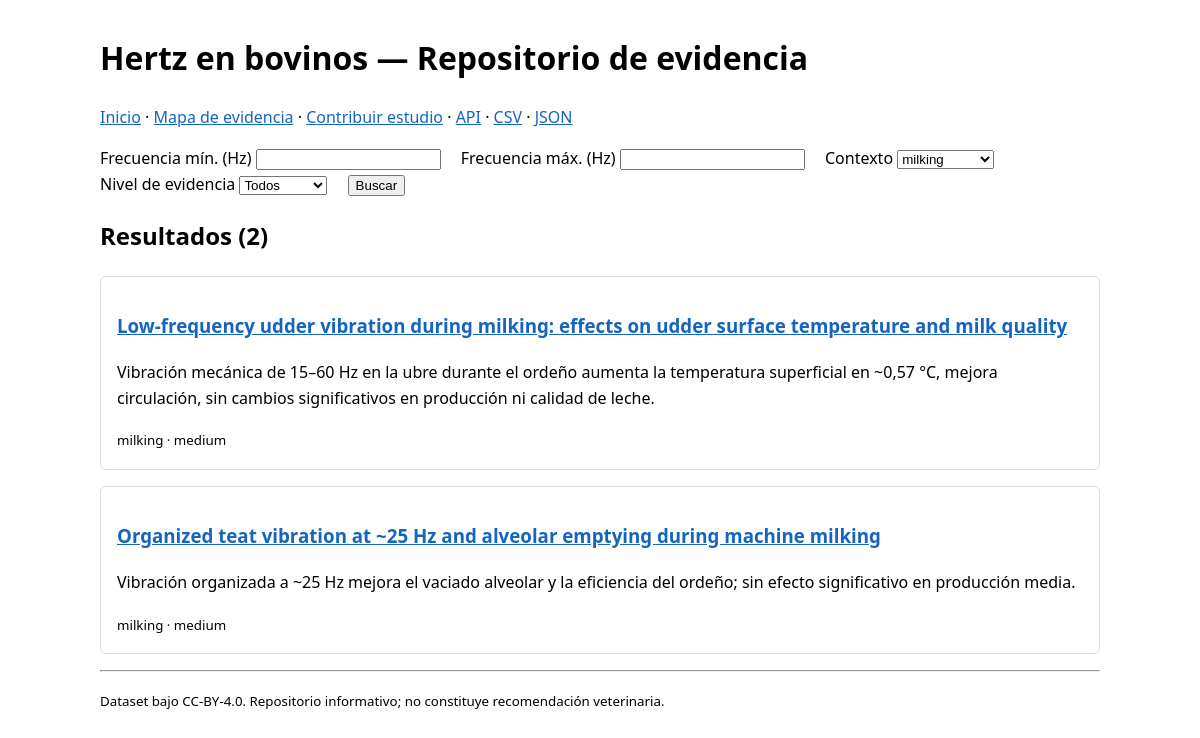
The page /index.php?context=milking on the database its author committed.
### tables this page shows
CREATE TABLE studies (
    id INT UNSIGNED AUTO_INCREMENT PRIMARY KEY,
    title VARCHAR(500) NOT NULL,
    authors VARCHAR(1000) NULL,
    publication_year SMALLINT UNSIGNED NULL,
    doi VARCHAR(200) NULL,
    url VARCHAR(700) NULL,
    source_type ENUM('paper','patent','review','thesis','report') NOT NULL DEFAULT 'paper',
    species ENUM('dairy_cows','beef_cattle','calves','mixed') NOT NULL DEFAULT 'dairy_cows',
    context ENUM('milking','feeding','transport','growth','reproduction','housing','other') NOT NULL DEFAULT 'other',
    summary TEXT NULL,
    evidence_level ENUM('high','medium','low','preliminary') NOT NULL DEFAULT 'preliminary',
    created_at TIMESTAMP DEFAULT CURRENT_TIMESTAMP,
    updated_at TIMESTAMP DEFAULT CURRENT_TIMESTAMP ON UPDATE CURRENT_TIMESTAMP,
    INDEX idx_context (context),
    INDEX idx_species (species),
    INDEX idx_evidence (evidence_level)
);

### public/index.php (called while the page is built, shortened)
<?php
require_once __DIR__ . '/../src/Repositories/StudyRepository.php';
$repo = new StudyRepository(db());
$minHz    = isset($_GET['min']) && $_GET['min'] !== '' ? (float) $_GET['min'] : null;
$maxHz    = isset($_GET['max']) && $_GET['max'] !== '' ? (float) $_GET['max'] : null;
$context  = $_GET['context'] ?? null;
$evidence = $_GET['evidence'] ?? null;
$results = $repo->search($minHz, $maxHz, $context, $evidence);
require __DIR__ . '/../templates/layout.php';

### src/config/database.php (called while the page is built, shortened)
<?php
function db(): PDO
{
    $driver = $_ENV['DB_DRIVER'] ?? 'mysql';
    if ($driver === 'pgsql') {
        $dsn = sprintf('pgsql:host=%s;port=%s;dbname=%s;sslmode=require',
            $_ENV['DB_HOST'], $_ENV['DB_PORT'] ?? '5432', $_ENV['DB_NAME']);
    } else {
        $dsn = sprintf('mysql:host=%s;port=%s;dbname=%s;charset=utf8mb4',
            $_ENV['DB_HOST'], $_ENV['DB_PORT'] ?? '3306', $_ENV['DB_NAME']);
    }
    $pdo = new PDO($dsn, $_ENV['DB_USER'], $_ENV['DB_PASS'], [
        PDO::ATTR_ERRMODE            => PDO::ERRMODE_EXCEPTION,
        PDO::ATTR_DEFAULT_FETCH_MODE => PDO::FETCH_ASSOC,
        PDO::ATTR_EMULATE_PREPARES   => false,
    ]);
    return $pdo;
}

### src/Repositories/StudyRepository.php (called while the page is built, shortened)
<?php
require_once __DIR__ . '/../config/database.php';
final class StudyRepository
{
    public function search(?float $minHz, ?float $maxHz, ?string $context, ?string $evidence): array
    {
        $sql = 'SELECT DISTINCT s.* FROM studies s';
        $params = [];
        if ($minHz !== null || $maxHz !== null) {
            $sql .= ' INNER JOIN frequencies f ON f.study_id = s.id';
            if ($minHz !== null && $maxHz !== null) {
                $sql .= ' WHERE f.frequency_max_hz >= :min AND f.frequency_min_hz <= :max';
                $params[':min'] = $minHz; $params[':max'] = $maxHz;
            } elseif ($minHz !== null) {
                $sql .= ' WHERE f.frequency_max_hz >= :min';
                $params[':min'] = $minHz;
            } else {
                $sql .= ' WHERE f.frequency_min_hz <= :max';
                $params[':max'] = $maxHz;
            }
        } else {
            $sql .= ' WHERE 1=1';
        }
        if ($context !== null && $context !== '') {
            $sql .= ' AND s.context = :context';
            $params[':context'] = $context;
        }
        $sql .= ' ORDER BY s.publication_year DESC, s.id DESC';
        $stmt = $this->pdo->prepare($sql);
        $stmt->execute($params);
        return $stmt->fetchAll();
    }
}

### templates/partials/study_card.php (the view, shortened to what this page needs)
<article class="study-card">
    <h3><a href="/study.php?id=<?= (int)$study['id'] ?>"><?= htmlspecialchars($study['title']) ?></a></h3>
    <p><?= htmlspecialchars((string)$study['summary']) ?></p>
    <small><?= htmlspecialchars((string)$study['context']) ?> · <?= htmlspecialchars((string)$study['evidence_level']) ?></small>
</article>

### templates/layout.php (shortened to what this page needs)
<!doctype html>
<html lang="es">
<head>
    <link rel="stylesheet" href="/assets/css/style.css">
</head>
<body>
<h1>Hertz en bovinos — Repositorio de evidencia</h1>
<p>
    <a href="/index.php">Inicio</a> ·
    <a href="/evidence-map.php">Mapa de evidencia</a> ·
    <a href="/contribute.php">Contribuir estudio</a> ·
    <a href="/api/">API</a> ·
    <a href="/export.php?format=csv">CSV</a> ·
    <a href="/export.php?format=json">JSON</a>
</p>
<form method="get" action="/index.php">
    <label>Frecuencia mín. (Hz) <input type="number" step="0.001" name="min" value="<?= htmlspecialchars((string)($_GET['min'] ?? '')) ?>"></label>
    <label>Frecuencia máx. (Hz) <input type="number" step="0.001" name="max" value="<?= htmlspecialchars((string)($_GET['max'] ?? '')) ?>"></label>
    <label>Contexto
        <select name="context">
            <?php foreach (['milking','feeding','transport','growth','reproduction','housing','other'] as $c): ?>
                <option value="<?= $c ?>" <?= (($context ?? '') === $c ? 'selected' : '') ?>><?= $c ?></option>
            <?php endforeach; ?>
        </select>
    </label>
    <label>Nivel de evidencia
        <select name="evidence">
            <option value="">Todos</option>
        </select>
    </label>
    <button type="submit">Buscar</button>
</form>
<h2>Resultados (<?= count($results) ?>)</h2>
<?php foreach ($results as $study): include __DIR__ . '/partials/study_card.php'; endforeach; ?>
<hr>
<p><small>Dataset bajo CC-BY-4.0. Repositorio informativo; no constituye recomendación veterinaria.</small></p>
</body>
</html>

### assets/css/style.css (style rules this page uses)
body { margin: 0; }
a { color: #1565c0; }

### templates/layout.php (style rules this page uses)
body { font-family:system-ui,sans-serif;max-width:1000px;margin:2em auto;padding:0 1em;line-height:1.6 }
.study-card { border:1px solid #ddd;padding:1em;margin:1em 0;border-radius:6px }
form label { display:inline-block;margin-right:1em }

### rows shown on the page
studies: title "Low-frequency udder vibration during milking: effects on udder surface temperature and milk quality", summary "Vibración mecánica de 15–60 Hz en la ubre durante el ordeño aumenta la temperatura superficial en ~0,57 °C, mejora circulación, sin cambios significativos en producción ni calidad de leche.", context "milking", evidence_level "medium"
studies: title "Organized teat vibration at ~25 Hz and alveolar emptying during machine milking", summary "Vibración organizada a ~25 Hz mejora el vaciado alveolar y la eficiencia del ordeño; sin efecto significativo en producción media.", context "milking", evidence_level "medium"

### other values the page prints
count($results) "2"
form field context "milking"
